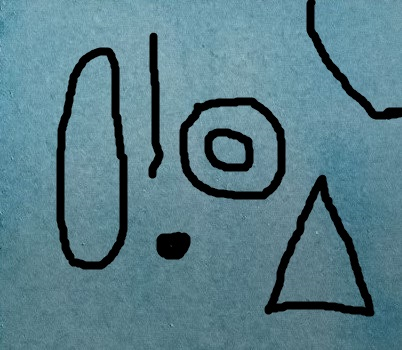
#> input picture python-trainings/40 Numpy, Matplotlib and OpenCV/mark_0.jpg, 402 x 350 px, found by its file name
$ python opencv_examples.py
#> lines starting #> are read from the running program, lines starting #| are printed output that depends on the picture; after the words box and inside, x2 and y2 are one past the last pixel; in counts of white or black regions, pixels touching at a corner belong together
# -*- coding: utf-8 -*-
"""
Created on Tue Feb 25 08:29:35 2020

@author: RIEDEFE
"""
#Importing Library
import cv2
import matplotlib.pyplot as plt
import numpy as np

#loading image
img = cv2.imread('mark_0.jpg')
#> img is the input picture: shape (350, 402, 3); mean B, G, R 137.3, 126.2, 89.1

#Visualising Image
cv2.imshow('Image', img)
plt.imshow(img)

#Converting Image Colorspaces
img2 = cv2.cvtColor(img, cv2.COLOR_BGR2RGB)
plt.imshow(img2)


'''Finding edges and contours'''
#Edges using Canny Edge Detection
edges = cv2.Canny(img2, 0, 150)
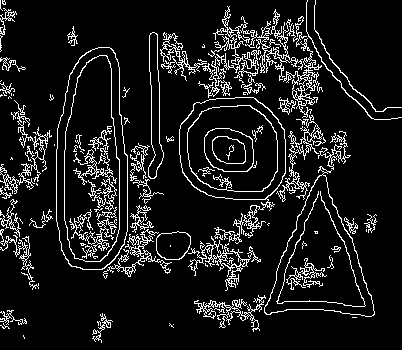
#> edges: shape (350, 402); 10.3% white in thin lines or dots
plt.imshow(edges, cmap = 'gray')

#Contours
#Create Grayscale Image
img_grayscale = cv2.cvtColor(img2, cv2.COLOR_RGB2GRAY)
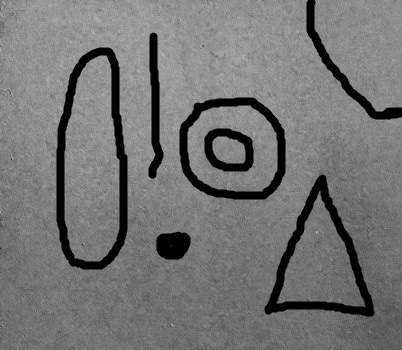
#> img_grayscale: shape (350, 402); min 0, max 183, mean 116.4
#Thresholding image
ret,thresh1 = cv2.threshold(img_grayscale,80,255,cv2.THRESH_BINARY)
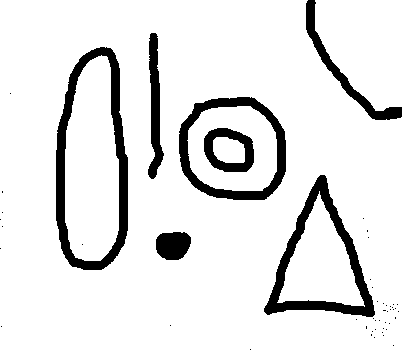
#> thresh1: shape (350, 402); 89.2% white; 52 black regions (45 under 20 px)
plt.imshow(thresh1, cmap = 'gray')
#Getting Contours of only the outer layer
contours, hierarchy = cv2.findContours(thresh1,cv2.RETR_EXTERNAL,cv2.CHAIN_APPROX_NONE)
#> contours = 2 contours; box (x1, y1, x2, y2) and area: (0, 0, 402, 350) 131138, (315, 0, 402, 111) 7221
#Getting contours of multiple layers
contours, hierarchy = cv2.findContours(thresh1,cv2.RETR_TREE,cv2.CHAIN_APPROX_NONE)
#> contours = 54 contours, 42 with area under 20; largest, box (x1, y1, x2, y2) and area: (0, 0, 402, 350) 131138, (55, 46, 129, 271) 13610, (178, 96, 287, 201) 9430, (65, 55, 119, 261) 8868, (263, 174, 376, 318) 8672


contour_img = np.copy(img2)
for contour in contours:
    contour_img = cv2.drawContours(contour_img, [contour], -1, (255), 1)
#> this loop made 54 passes
#> contour on passes 3, 4, 5, 7, 8, 9, 10, 11, 13, 14, 15, 16: [[392, 345], [393, 344], [394, 345], [393, 346]], [[373, 337], [374, 336], [375, 337], [374, 338]], [[382, 335], [383, 334], [384, 335], [383, 336]], [[381, 332], [382, 331], [383, 332], [382, 333]], [[371, 331], [372, 330], [373, 331], [372, 332]], [[385, 329], [386, 328], [387, 329], [386, 330]], [[374, 329], [375, 328], [376, 329], [375, 330]], [[382, 328], [383, 327], [384, 328], [383, 329]], [[0, 326], [1, 325], [2, 326], [1, 327]], [[169, 325], [170, 324], [171, 325], [170, 326]], [[388, 323], [389, 322], [390, 323], [389, 324]], [[384, 322], [385, 321], [386, 322], [385, 323]]
#> pass 1, `contour_img = cv2.drawContours(contour_img, [contour], -1, (255), 1)`:
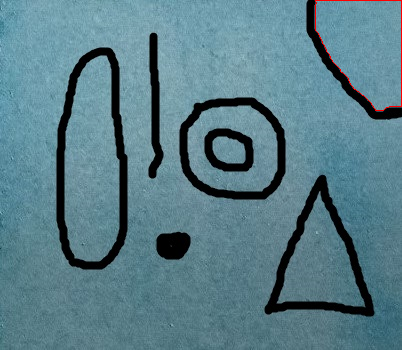
#> contour_img: shape (350, 402, 3); mean R, G, B 89.5, 125.8, 136.9
#> pass 2, `contour_img = cv2.drawContours(contour_img, [contour], -1, (255), 1)`:
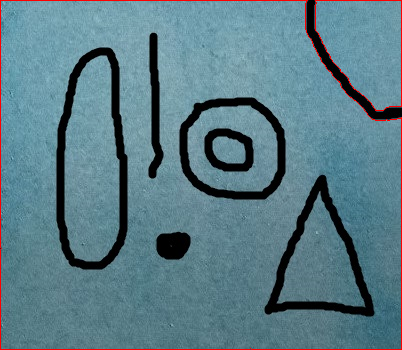
#> contour_img: shape (350, 402, 3); 1.02% of pixels changed, all inside (x1, y1, x2, y2) = (0, 0, 402, 350)
#> after the loop:
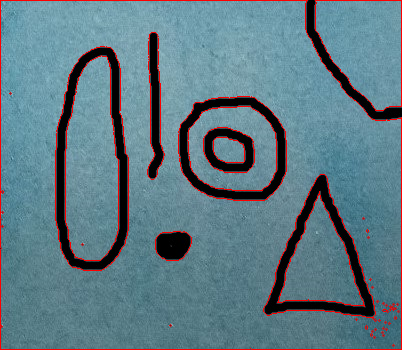
#> contour_img: shape (350, 402, 3); mean R, G, B 94.5, 121.6, 132.4

plt.imshow(contour_img)


#saving an image
cv2.imwrite('myImageName.jpg', contour_img)
#> figure, not shown here; B, G, R data is drawn as R, G, B

$ run again, with python-trainings/40 Numpy, Matplotlib and OpenCV/mark_2.jpg copied over python-trainings/40 Numpy, Matplotlib and OpenCV/mark_0.jpg
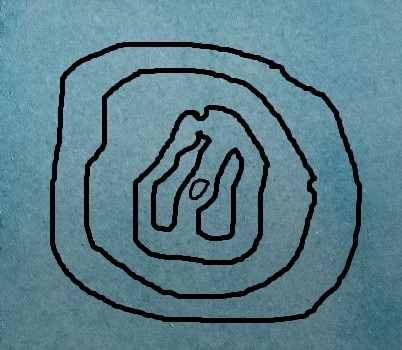
#> input picture python-trainings/40 Numpy, Matplotlib and OpenCV/mark_2.jpg, 402 x 350 px, found by its file name
#> img is the input picture: shape (350, 402, 3); mean B, G, R 137.9, 126.7, 89.8
#> `edges = cv2.Canny(img2, 0, 150)`:
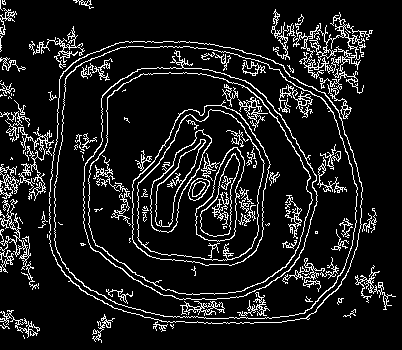
#> edges: shape (350, 402); 10.8% white in thin lines or dots
#> thresh1: shape (350, 402); 89.9% white; 55 black regions (49 under 20 px)
#> `contours, hierarchy = cv2.findContours(thresh1,cv2.RETR_EXTERNAL,cv2.C..`: contours = 1 contour; box (x1, y1, x2, y2) and area: (0, 0, 402, 350) 139946
#> `contours, hierarchy = cv2.findContours(thresh1,cv2.RETR_TREE,cv2.CHAIN..`: contours = 60 contours, 47 with area under 20; largest, box (x1, y1, x2, y2) and area: (0, 0, 402, 350) 139946, (49, 41, 363, 324) 75500, (55, 47, 357, 318) 69436, (83, 67, 318, 300) 43296, (89, 73, 312, 294) 38741
#> the loop `for contour in contours:` made 60 passes
#> contour on passes 2, 3, 4, 6, 7, 8, 9, 10: [[392, 345], [393, 344], [394, 345], [393, 346]], [[373, 337], [374, 336], [375, 337], [374, 338]], [[382, 335], [383, 334], [384, 335], [383, 336]], [[381, 332], [382, 331], [383, 332], [382, 333]], [[371, 331], [372, 330], [373, 331], [372, 332]], [[385, 329], [386, 328], [387, 329], [386, 330]], [[374, 329], [375, 328], [376, 329], [375, 330]], [[382, 328], [383, 327], [384, 328], [383, 329]]
#> after the loop `for contour in contours:`:
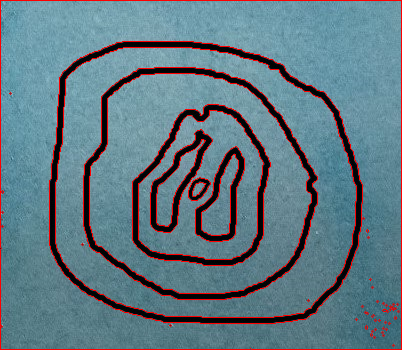
#> contour_img: shape (350, 402, 3); mean R, G, B 97.2, 120.4, 131.2
